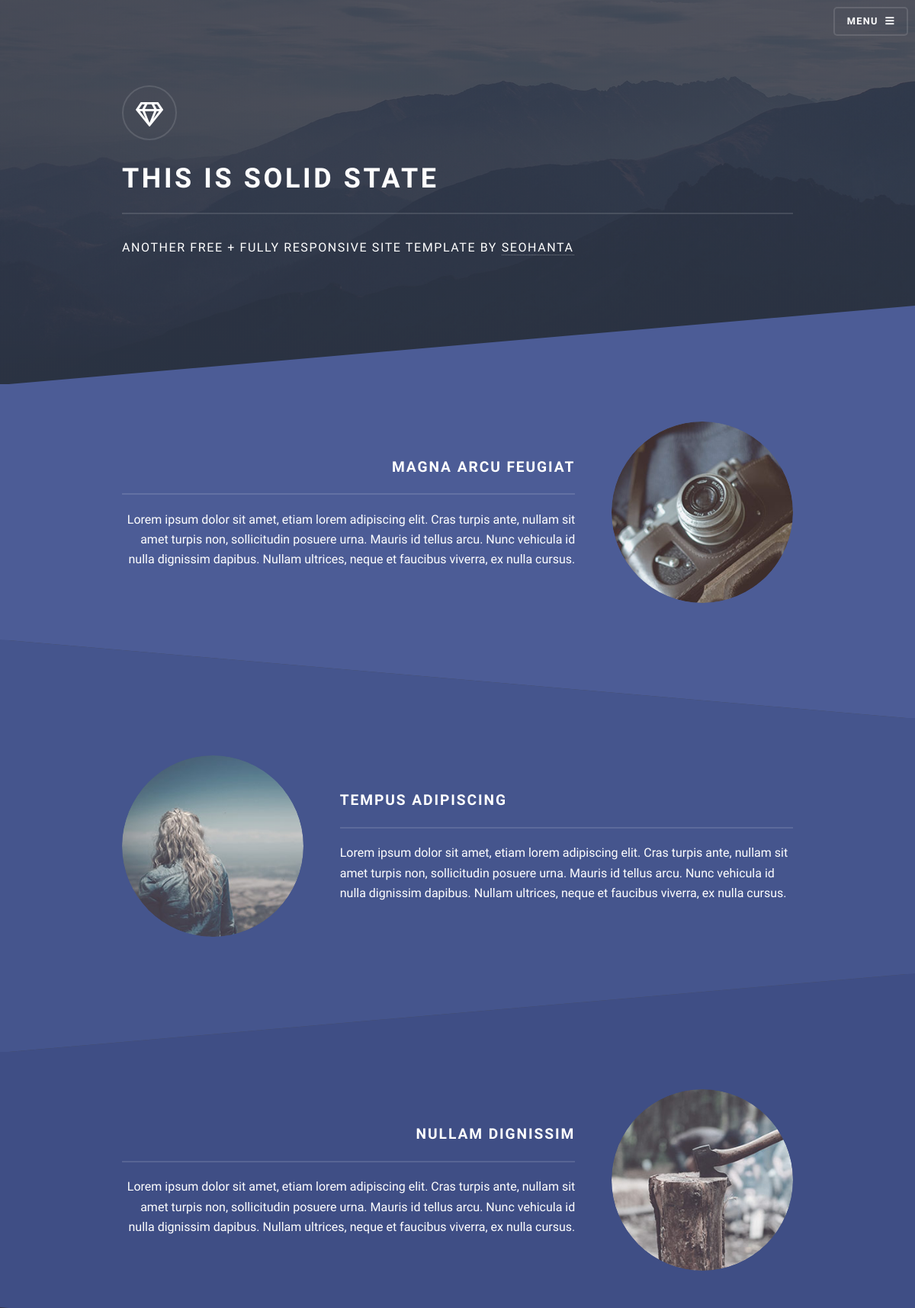
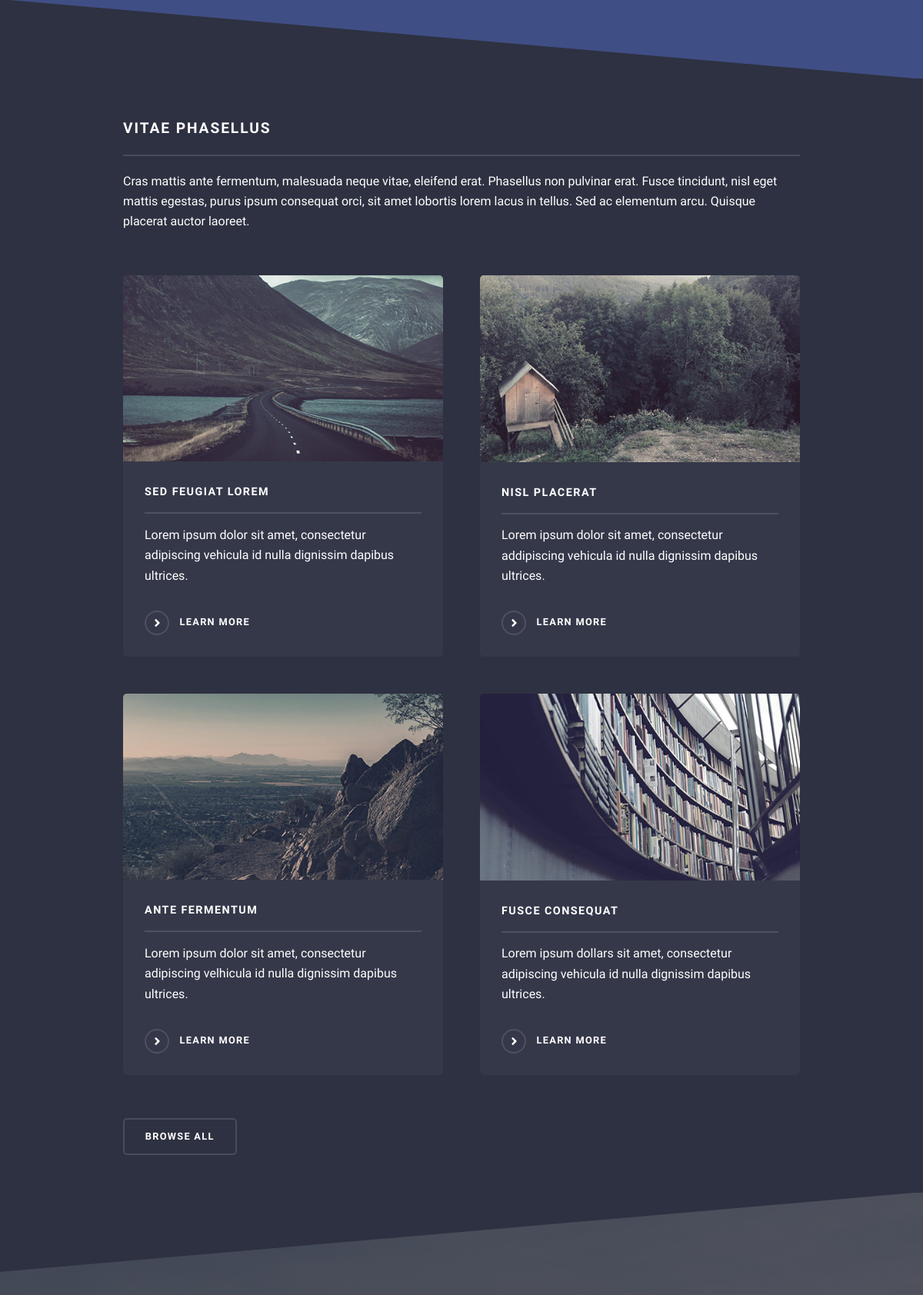
The page / (upper part) on the database its author committed (2 pictures, top to bottom).
### main/models.py (models this page shows, shortened)
class Post(models.Model):
    name = models.CharField(max_length=250, unique=True)
    slug = models.CharField(max_length=250, unique=True)
    image = models.ImageField(upload_to="post_images")
    description = models.TextField(max_length=500)

### main/views.py (the view, shortened to what this page needs)
# urls.py: path('', IndexView.as_view(), name='index'),
class IndexView(TitleMixin, FormMixin, ListView):
    model = Post
    form_class = SendMessageForm
    template_name = "main/index.html"
    title = "main"
    def get_queryset(self, *args, **kwargs):
        queryset = super().get_queryset()
        show_all = self.request.GET.get("show_all")
        if show_all:
            return queryset
        else:
            return queryset[:4]
    def get_form_kwargs(self):
        kwargs = super().get_form_kwargs()
        kwargs['user'] = self.request.user
        return kwargs
    def render_to_response(self, context, **response_kwargs):
        if self.request.headers.get('x-requested-with') == 'XMLHttpRequest':
            posts = context['object_list']
            posts_data = [{
                'id': post.id,
                'name': post.name,
                'slug': post.slug,
                'description': post.description,
                'image_url': post.image.url if post.image else ''
            } for post in posts]
            return JsonResponse({'posts': posts_data})
        else:
            return super().render_to_response(context, **response_kwargs)
    def get_context_data(self, **kwargs):
        context = super().get_context_data(**kwargs)
        context['show_all'] = bool(self.request.GET.get('show_all'))
        context['form'] = self.get_form()
        return context

### common/view.py (called while the page is built)
    def get_context_data(self, **kwargs):
        context = super(TitleMixin, self).get_context_data(**kwargs)
        context['title'] = self.title
        return context

### main/templates/main/index.html (shortened to what this page needs)
{% extends 'main/base.html' %}
{% load static %}
{% block content %}
					<header id="header" class="alt">
						<nav>
							<a href="#menu">Menu</a>
						</nav>
					</header>
					<section id="banner">
						<div class="inner">
							<div class="logo"><span class="icon fa-gem"></span></div>
							<h2>This is Solid State</h2>
							<p>Another free + fully responsive site template by <a href="/">seohanta</a></p>
						</div>
					</section>
					<section id="wrapper">
							<section id="one" class="wrapper spotlight style1">
								<div class="inner">
									<div class="image"><img src="{% static 'images/pic01.jpg' %}" alt="" /></div>
									<div class="content">
										<h2 class="major">Magna arcu feugiat</h2>
										<p>Lorem ipsum dolor sit amet, etiam lorem adipiscing elit. Cras turpis ante, nullam sit amet turpis non, sollicitudin posuere urna. Mauris id tellus arcu. Nunc vehicula id nulla dignissim dapibus. Nullam ultrices, neque et faucibus viverra, ex nulla cursus.</p>
									</div>
								</div>
							</section>
							<section id="two" class="wrapper alt spotlight style2">
								<div class="inner">
									<div class="image"><img src="{% static 'images/pic02.jpg' %}" alt="" /></div>
									<div class="content">
										<h2 class="major">Tempus adipiscing</h2>
										<p>Lorem ipsum dolor sit amet, etiam lorem adipiscing elit. Cras turpis ante, nullam sit amet turpis non, sollicitudin posuere urna. Mauris id tellus arcu. Nunc vehicula id nulla dignissim dapibus. Nullam ultrices, neque et faucibus viverra, ex nulla cursus.</p>
									</div>
								</div>
							</section>
							<section id="three" class="wrapper spotlight style3">
								<div class="inner">
									<div class="image"><img src="{% static 'images/pic03.jpg' %}" alt="" /></div>
									<div class="content">
										<h2 class="major">Nullam dignissim</h2>
										<p>Lorem ipsum dolor sit amet, etiam lorem adipiscing elit. Cras turpis ante, nullam sit amet turpis non, sollicitudin posuere urna. Mauris id tellus arcu. Nunc vehicula id nulla dignissim dapibus. Nullam ultrices, neque et faucibus viverra, ex nulla cursus.</p>
									</div>
								</div>
							</section>
							<section id="four" class="wrapper alt style1">
								<div class="inner">
									<h2 class="major">Vitae phasellus</h2>
									<p>Cras mattis ante fermentum, malesuada neque vitae, eleifend erat. Phasellus non pulvinar erat. Fusce tincidunt, nisl eget mattis egestas, purus ipsum consequat orci, sit amet lobortis lorem lacus in tellus. Sed ac elementum arcu. Quisque placerat auctor laoreet.</p>
									<section class="features" id="posts-container">
										{% for post in object_list %}
										<article>
											<a href="{% url 'main:details' post.slug %}" class="image"><img src="{{ post.image.url }}" alt=""/></a>
											<h3 class="major">{{ post.name }}</h3>
											<p>{{ post.description }}</p>
											<a href="{% url 'main:details' post.slug %}" class="special">Learn more</a>
										</article>
										{% endfor %}
									</section>
									<ul class="actions">
										{% if object_list|length == 4 and not show_all %}
										<li>
											<button class="button" id="browse-all-btn">Browse All</button>
										</li>
										{% elif show_all %}
										<li><a href="." class="button">Show less</a></li>
										{% endif %}
									</ul>
								</div>
							</section>
					</section>
					<section id="footer">
						<div class="inner">
						</div>
					</section>
{% endblock %}

### main/templates/main/base.html (shortened to what this page needs)
{% load static %}
<!DOCTYPE HTML>
<html>
<head>
    <link rel="stylesheet" href="{% static 'assets/css/main.css' %}"/>
</head>
<body class="is-preload">
    <div id="page-wrapper">
        {% block content %}
        {% endblock %}
    </div>
</body>
</html>

### rows shown on the page
Post: image (picture), name "SED FEUGIAT LOREM", description "Lorem ipsum dolor sit amet, consectetur adipiscing vehicula id nulla dignissim dapibus ultrices."
Post: image (picture), name "NISL PLACERAT", description "Lorem ipsum dolor sit amet, consectetur addipiscing vehicula id nulla dignissim dapibus ultrices."
Post: image (picture), name "ANTE FERMENTUM", description "Lorem ipsum dolor sit amet, consectetur adipiscing velhicula id nulla dignissim dapibus ultrices."
Post: image (picture), name "FUSCE CONSEQUAT", description "Lorem ipsum dollars sit amet, consectetur adipiscing vehicula id nulla dignissim dapibus ultrices."
